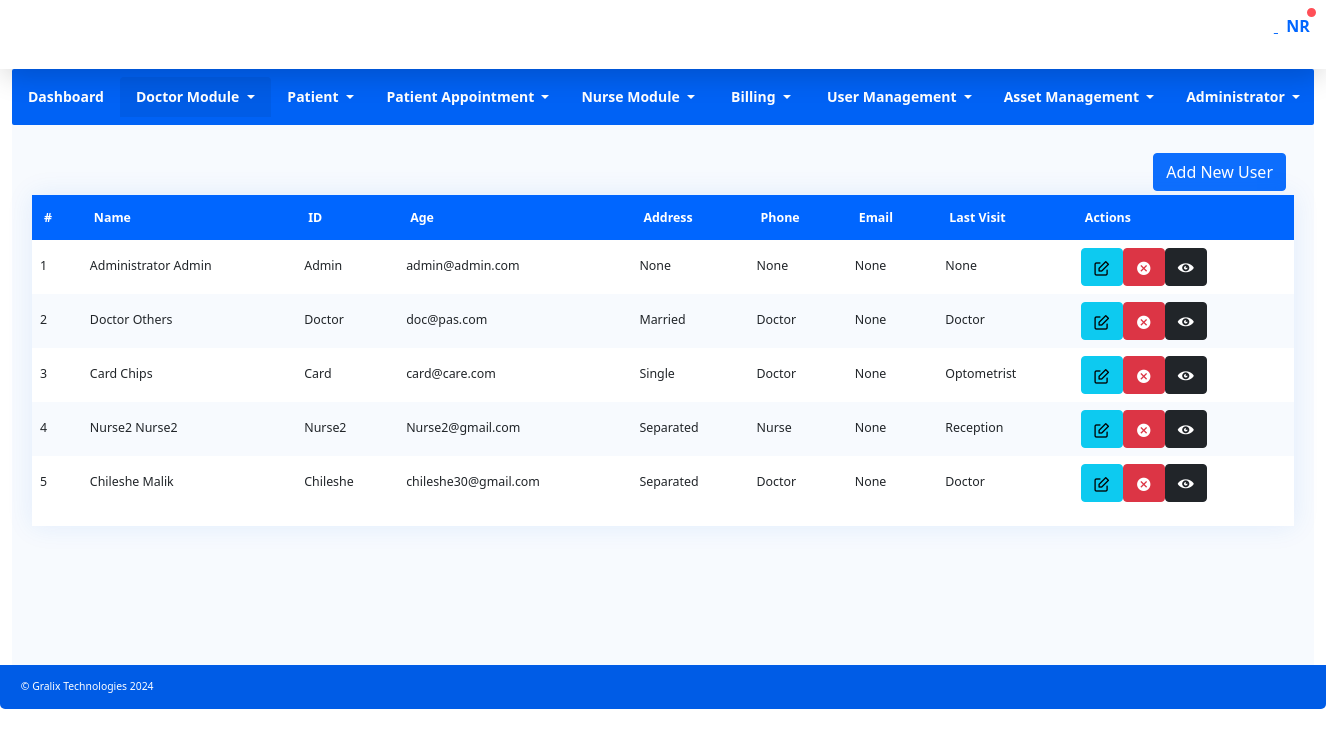
The app's page /users/ (signed in) with its own data.
### users/models.py (models this page shows, shortened)
class MyUser(AbstractUser):
    dateofbirth = models.DateField(verbose_name='Date of Birth', null=True, blank=True)
    title_code = models.ForeignKey('UserTitle', on_delete=models.CASCADE, related_name='users', blank=True, null=True)
    department = models.ForeignKey('Department', on_delete=models.CASCADE, related_name='users', blank=True, null=True)
    designation = models.ForeignKey('UserDesignation', on_delete=models.CASCADE, related_name='users', blank=True, null=True)
    marital_status = models.ForeignKey('MaritalStatus', on_delete=models.CASCADE, related_name='users', blank=True, null=True)
    user_roles = models.ForeignKey('UserRoles', on_delete=models.CASCADE, related_name='users', blank=True, null=True)
    attention = models.ManyToManyField('Status', blank=True)
    company = models.ForeignKey(Company, on_delete=models.CASCADE, related_name='users', blank=True, null=True)
    first_name = models.CharField(max_length=30)  # Making first name mandatory
    last_name = models.CharField(max_length=150)  # Making last name mandatory
    gender = models.ForeignKey(Gender, on_delete=models.CASCADE, related_name='users', blank=True, null=True)
    address = models.TextField(max_length=250, null=True, blank=True,)
    phone_number_1 = models.CharField(max_length=250, blank=True, null=True)
    phone_number_2 = models.CharField(max_length=250, blank=True, null=True)
    biography = models.TextField(max_length=250, null=True, blank=True,)
    country = models.ForeignKey(Country, on_delete=models.CASCADE, related_name='users', blank=True, null=True)

class MaritalStatus(models.Model):
    name = models.CharField(max_length=30, blank=True, null=True)
    status = models.CharField(max_length=255, choices=(('Active', 'Active'),('inactive', 'inactive')), default='Active')
    def __str__(self):
        return self.name

class UserRoles(models.Model):
    role_code = models.CharField(max_length=50)
    role_name = models.CharField(max_length=50)
    role_desc = models.TextField(max_length=255, blank=True, null=True)
    role_status = models.CharField(max_length=255, choices=(('Active', 'Active'),('inactive', 'inactive')), default='Active')
    def __str__(self):
        return self.role_code

class Department(models.Model):
    name = models.CharField(max_length=70, blank=True, null=True)
    status = models.CharField(max_length=255, choices=(('Active', 'Active'),('inactive', 'inactive')), default='Active')
    def __str__(self):
        return self.name

### users/views.py (the view)
# urls.py: path('users/', users.UserListView.as_view(), name='list'),
@method_decorator(login_required, name='dispatch')
class UserListView(ListView):
    model = MyUser
    template_name = 'users/userlist.html'
    context_object_name = 'data'

### template/users/userlist.html (shortened to what this page needs)
<!doctype html>
<html lang="en">
	{% include 'base.html' %}
		{% include 'base/header.html' %}
		<div class="container-fluid">
			{% include 'base/navbar.html' %}
			<div class="main-container">
				<div class="content-wrapper">
					<div class="col-md-12 text-right p-1">
						<a href="{% url 'user_app:adduser' %}" class="btn btn-primary">Add New User</a>
					  </div>
					<div class="row gutters">
						<div class="col-sm-12">
							<div class="table-container">
								<div class="table-responsive">
									<table id="basicExample" class="table">
										<thead>
											<tr>
												<th>#</th>
												<th>Name</th>
												<th>ID</th>
												<th>Age</th>
												<th>Address</th>
												<th>Phone</th>
												<th>Email</th>
												<th>Last Visit</th>
												<th>Actions</th>
											</tr>
										</thead>
										<tbody>
											{% for user in data %}
												<tr>
												<td>{{ forloop.counter }}</td>
												<td>{{ user.first_name }} {{ user.last_name }}</td>
												<td>{{ user.username }}</td>
												<td>{{ user.email }}</td>
												<td>{{ user.marital_status }}</td>
												<td>{{ user.user_roles }}</td>
												<td>{{ user.company }}</td>
												<td>{{ user.department }}</td>
												<td>
													<div class="btn-group btn-group-sm">
														<a href="{% url 'user_app:useredit' user.id %}">
															<button type="button" class="btn btn-info">
															  <i class="icon-edit1"></i>
															</button>
														</a>
														<a href="{% url 'user_app:delete' user.id %}">
														<button type="button" class="btn btn-danger">
															<i class="icon-cancel"></i>
														</button>
														</a>
														<a href="{% url 'user_app:profile' user.id %}">
															<button type="button" class="btn btn-dark">
																<i class="icon-eye"></i>
															</button>
															</a>
													</div>
												</td>
												{% endfor %}
												</tr>
										</tbody>
									</table>
								</div>
							</div>
						</div>
					</div>
				</div>
			</div>
		</div>
		{% include 'base/footer.html' %}
</html>

### template/base.html (shortened to what this page needs)
<!DOCTYPE html>
{% load static %}
<html lang="en">
    <head>
        <link href="{% static 'assets/css/bootstrap.min.css' %}" rel="stylesheet">
        <link href="{% static 'assets/fonts/style.css' %}" rel="stylesheet">
        <link href="{% static 'assets/css/main.min.css' %}" rel="stylesheet">
        <link href="{% static 'assets/vendor/datatables/dataTables.bs4.css' %}" rel="stylesheet">
        <link href="{% static 'assets/vendor/datatables/dataTables.bs4-custom.css' %}" rel="stylesheet">
        <link href="https://stackpath.bootstrapcdn.com/bootstrap/5.1.0/css/bootstrap.min.css" rel="stylesheet">
	</head>
    <body>
    </body >
</html>

### template/base/header.html (shortened to what this page needs)
{% block content %}
<header class="header">
    <div class="container-fluid">
        <div class="row gutters">
            <div class="col-sm-4 col-4">
                <a href="index.html" class="logo">{{ request.user.company.name | capfirst }} <span>Eye Clinics</span></a>
            </div>
            <div class="col-sm-8 col-8">
                <ul class="header-actions">
                    <li class="dropdown">
                        <a href="#" id="userSettings" class="user-settings" data-toggle="dropdown" aria-haspopup="true">
                            <span class="user-name">{{ request.user.first_name }}</span>
                            <span class="avatar">NR<span class="status busy"></span></span>
                        </a>
                    </li>
                </ul>
            </div>
        </div>
    </div>
</header>
{% endblock content %}

### template/base/navbar.html (shortened to what this page needs)
<nav class="navbar navbar-expand-lg custom-navbar">
    <div class="collapse navbar-collapse" id="royalHospitalsNavbar">
        <ul class="navbar-nav">
            <li class="nav-item">
                <a class="nav-link" href="{% url 'user_app:dashboard' %}">
                    Dashboard
                </a>
            </li>
            <li class="nav-item dropdown">
                <a class="nav-link dropdown-toggle active-page" href="#" id="doctoRs" role="button" data-toggle="dropdown"
                    aria-haspopup="true" aria-expanded="false">
                    Doctor Module
                </a>
            </li>
            <li class="nav-item dropdown">
                <a class="nav-link dropdown-toggle" href="#" id="pagesDropdown" role="button" data-toggle="dropdown"
                    aria-haspopup="true" aria-expanded="false">
                    Patient
                </a>
            </li>
            <li class="nav-item dropdown">
                <a class="nav-link dropdown-toggle" href="#" id="formsDropdown" role="button" data-toggle="dropdown"
                    aria-haspopup="true" aria-expanded="false">
                    Patient Appointment
                </a>
            </li>
            <li class="nav-item dropdown">
                <a class="nav-link dropdown-toggle" href="#" id="uiElementsDropdown" role="button" data-toggle="dropdown"
                    aria-haspopup="true" aria-expanded="false">
                    Nurse Module
                </a>
            </li>
            <li class="nav-item dropdown">
                <a class="nav-link dropdown-toggle" href="#" id="tablesDropdown" role="button" data-toggle="dropdown"
                    aria-haspopup="true" aria-expanded="false">
                    Billing
                </a>
            </li>
            <li class="nav-item dropdown">
                <a class="nav-link dropdown-toggle" href="#" id="graphsDropdown" role="button" data-toggle="dropdown"
                    aria-haspopup="true" aria-expanded="false">
                    User Management
                </a>
            </li>
            <li class="nav-item dropdown">
                <a class="nav-link dropdown-toggle" href="#" id="graphsDropdown" role="button" data-toggle="dropdown"
                    aria-haspopup="true" aria-expanded="false">
                    Asset Management
                </a>
            </li>
            <li class="nav-item dropdown">
                <a class="nav-link dropdown-toggle" href="#" id="loginDropdown" role="button" data-toggle="dropdown"
                    aria-haspopup="true" aria-expanded="false">
                    Administrator
                </a>
            </li>
        </ul>
    </div>
</nav>

### template/base/footer.html
<footer class="main-footer">© Gralix Technologies 2024</footer>

### records on screen
MyUser: first_name "Administrator", last_name "Admin", username "Admin", email "admin@admin.com", marital_status "None", user_roles "None", company "None", department "None"
MyUser: first_name "Doctor", last_name "Others", username "Doctor", email "doc@pas.com", marital_status "Married", user_roles "Doctor", company "None", department "Doctor"
MyUser: first_name "Card", last_name "Chips", username "Card", email "card@care.com", marital_status "Single", user_roles "Doctor", company "None", department "Optometrist"
MyUser: first_name "Nurse2", last_name "Nurse2", username "Nurse2", email "Nurse2@gmail.com", marital_status "Separated", user_roles "Nurse", company "None", department "Reception"
MyUser: first_name "Chileshe", last_name "Malik", username "Chileshe", email "chileshe30@gmail.com", marital_status "Separated", user_roles "Doctor", company "None", department "Doctor"
